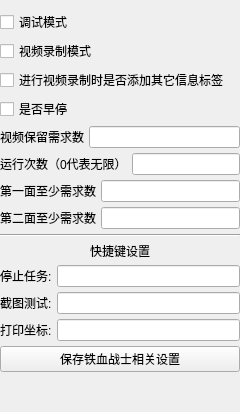
         <widget class="QWidget" name="AbyssTab">
          <attribute name="title">
           <string>进阶设置</string>
          </attribute>
          <layout class="QVBoxLayout" name="verticalLayout_6">
           <property name="spacing">
            <number>5</number>
           </property>
           <property name="leftMargin">
            <number>0</number>
           </property>
           <property name="topMargin">
            <number>10</number>
           </property>
           <property name="rightMargin">
            <number>0</number>
           </property>
           <property name="bottomMargin">
            <number>0</number>
           </property>
           <item>
            <layout class="QVBoxLayout" name="verticalLayout_13">
             <item>
              <layout class="QVBoxLayout" name="verticalLayout_17">
               <item>
                <widget class="QCheckBox" name="debug_checkox2">
                 <property name="text">
                  <string>调试模式</string>
                 </property>
                </widget>
               </item>
               <item>
                <widget class="QCheckBox" name="recording_checkBox2">
                 <property name="text">
                  <string>视频录制模式</string>
                 </property>
                </widget>
               </item>
               <item>
                <widget class="QCheckBox" name="recording_label_checkbox">
                 <property name="text">
                  <string>进行视频录制时是否添加其它信息标签</string>
                 </property>
                </widget>
               </item>
               <item>
                <widget class="QCheckBox" name="early_stop_checkbox">
                 <property name="text">
                  <string>是否早停</string>
                 </property>
                </widget>
               </item>
              </layout>
             </item>
             <item>
              <layout class="QHBoxLayout" name="horizontalLayout_24">
               <item>
                <widget class="QLabel" name="label_23">
                 <property name="text">
                  <string>视频保留需求数</string>
                 </property>
                </widget>
               </item>
               <item>
                <widget class="QLineEdit" name="recording_time_input"/>
               </item>
              </layout>
             </item>
             <item>
              <layout class="QHBoxLayout" name="horizontalLayout_25">
               <item>
                <widget class="QLabel" name="label_24">
                 <property name="text">
                  <string>运行次数（0代表无限）</string>
                 </property>
                </widget>
               </item>
               <item>
                <widget class="QLineEdit" name="Iron_blood_max_run_input"/>
               </item>
              </layout>
             </item>
             <item>
              <layout class="QHBoxLayout" name="horizontalLayout_16">
               <item>
                <widget class="QLabel" name="label_19">
                 <property name="text">
                  <string>第一面至少需求数</string>
                 </property>
                </widget>
               </item>
               <item>
                <widget class="QLineEdit" name="Iron_blood_first_plane_input"/>
               </item>
              </layout>
             </item>
             <item>
              <layout class="QHBoxLayout" name="horizontalLayout_22">
               <item>
                <widget class="QLabel" name="label_22">
                 <property name="text">
                  <string>第二面至少需求数</string>
                 </property>
                </widget>
               </item>
               <item>
                <widget class="QLineEdit" name="Iron_blood_second_plane_input"/>
               </item>
              </layout>
             </item>
             <item>
              <layout class="QVBoxLayout" name="verticalLayout_16">
               <item>
                <widget class="Line" name="line_103">
                 <property name="orientation">
                  <enum>Qt::Horizontal</enum>
                 </property>
                </widget>
               </item>
               <item>
                <widget class="QLabel" name="label_25">
                 <property name="text">
                  <string>快捷键设置</string>
                 </property>
                 <property name="alignment">
                  <set>Qt::AlignCenter</set>
                 </property>
                </widget>
               </item>
               <item>
                <layout class="QHBoxLayout" name="horizontalLayout_26">
                 <item>
                  <widget class="QLabel" name="label_stop_hotkey">
                   <property name="text">
                    <string>停止任务:</string>
                   </property>
                  </widget>
                 </item>
                 <item>
                  <widget class="QLineEdit" name="stop_hotkey_input"/>
                 </item>
                </layout>
               </item>
               <item>
                <layout class="QHBoxLayout" name="horizontalLayout_27">
                 <item>
                  <widget class="QLabel" name="label_test_hotkey">
                   <property name="text">
                    <string>截图测试:</string>
                   </property>
                  </widget>
                 </item>
                 <item>
                  <widget class="QLineEdit" name="test_hotkey_input"/>
                 </item>
                </layout>
               </item>
               <item>
                <layout class="QHBoxLayout" name="horizontalLayout_28">
                 <item>
                  <widget class="QLabel" name="label_print_hotkey">
                   <property name="text">
                    <string>打印坐标:</string>
                   </property>
                  </widget>
                 </item>
                 <item>
                  <widget class="QLineEdit" name="print_hotkey_input"/>
                 </item>
                </layout>
               </item>
               <item>
                <widget class="QPushButton" name="Iron_blood_save_btn">
                 <property name="text">
                  <string>保存铁血战士相关设置</string>
                 </property>
                </widget>
               </item>
               <item>
                <spacer name="verticalSpacer_4">
                 <property name="orientation">
                  <enum>Qt::Vertical</enum>
                 </property>
                 <property name="sizeHint" stdset="0">
                  <size>
                   <width>20</width>
                   <height>40</height>
                  </size>
                 </property>
                </spacer>
               </item>
              </layout>
             </item>
            </layout>
           </item>
          </layout>
         </widget>
